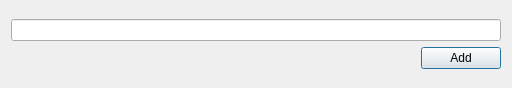
<?xml version="1.0" encoding="UTF-8"?>
<ui version="4.0">
 <class>Dialog</class>
 <widget class="QDialog" name="Dialog">
  <property name="geometry">
   <rect>
    <x>0</x>
    <y>0</y>
    <width>512</width>
    <height>88</height>
   </rect>
  </property>
  <property name="windowTitle">
   <string>Add Filter</string>
  </property>
  <layout class="QGridLayout" name="gridLayout">
   <item row="1" column="0">
    <layout class="QVBoxLayout" name="verticalLayout">
     <item>
      <widget class="QLineEdit" name="addFilterLineEdit"/>
     </item>
     <item>
      <layout class="QHBoxLayout" name="horizontalLayout">
       <item>
        <spacer name="horizontalSpacer">
         <property name="orientation">
          <enum>Qt::Horizontal</enum>
         </property>
         <property name="sizeHint" stdset="0">
          <size>
           <width>40</width>
           <height>20</height>
          </size>
         </property>
        </spacer>
       </item>
       <item>
        <widget class="QPushButton" name="addFilterButton">
         <property name="text">
          <string>Add</string>
         </property>
        </widget>
       </item>
      </layout>
     </item>
    </layout>
   </item>
  </layout>
 </widget>
 <resources/>
 <connections/>
</ui>
